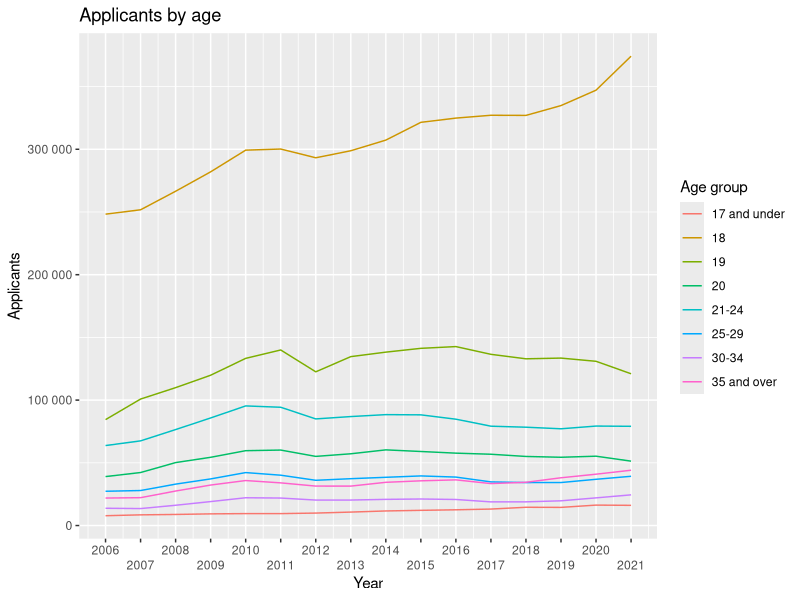
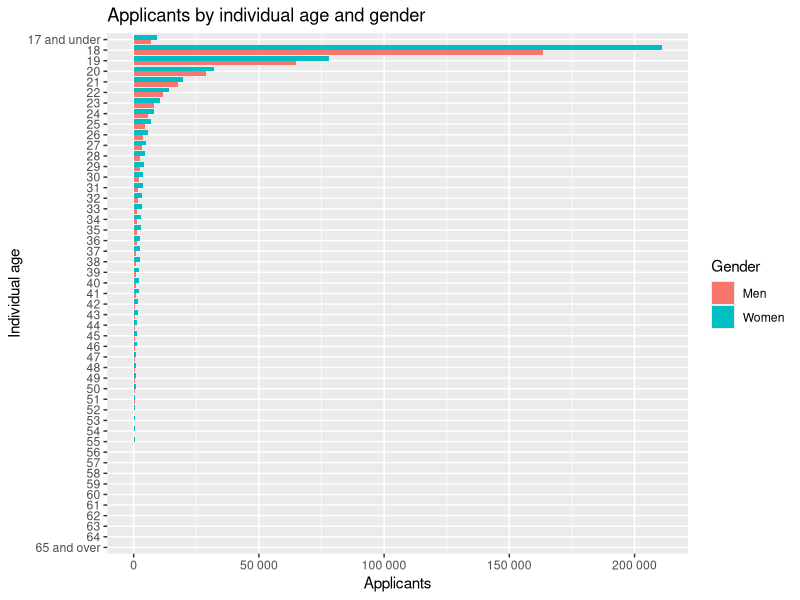

The R script that drew these images, in order:
library(tidyverse)

apps_agegp <- read_csv("data/EOC_data_resource_2021_002_1.csv",
                       skip = 15, col_select = c("Year",
                                                 "Age group",
                                                 "Individual age",
                                                 "Domicile",
                                                 "Gender",
                                                 "Applicant type",
                                                 "Applicants"  ))

filter_apptype <- "All"
filter_gender <- "All"
filter_domicile <- "All"
filter_agegp <- "All"
filter_indivage <- "All"

apps_filter <- apps_agegp[apps_agegp$Domicile == filter_apptype &
                            apps_agegp$Gender == filter_gender &
                            apps_agegp$`Applicant type` == filter_apptype &
                            apps_agegp$`Individual age` == filter_indivage &
                            apps_agegp$`Age group` != filter_agegp,]

ggplot(data = apps_filter,
       aes(x = Year, 
           y = Applicants, 
           color = `Age group`)
       ) +
  geom_line() +
  scale_y_continuous(labels = scales::number) +
  scale_x_continuous(breaks=seq(2006,2022,1)) +
  guides(x = guide_axis(n.dodge = 2)) +
  labs(title = "Applicants by age")

apps_indage <- apps_agegp[apps_agegp$Domicile == filter_apptype &
                            apps_agegp$Gender != filter_gender &
                            apps_agegp$`Applicant type` == filter_apptype &
                            apps_agegp$`Individual age` != filter_indivage &
                            apps_agegp$`Age group` != filter_agegp,]

apps_indage$`Individual age` <- as.factor(apps_indage$`Individual age`)

apps_indage <- apps_indage %>%
  select(everything()) %>%
  mutate(
    Gender_selector = paste(Gender, "All")
  )
indAgeData <- apps_indage %>%
  filter(grepl("Women", Gender_selector))

ggplot(data = apps_indage,
       aes(y = `Individual age`,
           x = Applicants,
           fill = Gender)
) +
  geom_bar(stat = 'identity', position = 'dodge') +
  labs(title = "Applicants by individual age and gender") +
  scale_y_discrete(limits = rev(levels(apps_indage$`Individual age`))) +
  scale_x_continuous(labels = scales::number)